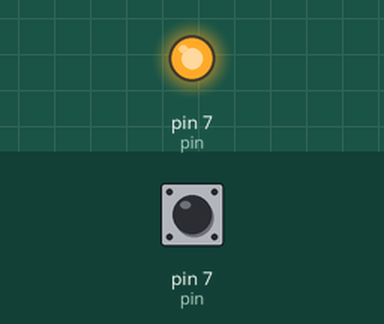
Simulated run of this sketch. Board: Arduino Uno, built with avr-gcc and run on an emulated ATmega328P. Parts: output pins drawn as LEDs (lit = HIGH). Inputs (shaded band) come from the test bench; at power-on: pin 7 (pin) HIGH. The ROS host is connected and sends only what is stated; what the sketch prints to the serial monitor is not drawn.

Above: at 1.2 s.
1.3 s: pin 7 (pin) driven LOW
3.1 s: pin 7 (pin) driven HIGH
5.1 s: pin 7 (pin) pulsed LOW 2 times (0.12 s each, 0.3 s apart)
7.2 s: pin 7 (pin) pulsed LOW 5 times (0.12 s each, 0.3 s apart)
13.2 s: pin 7 (pin) driven LOW
Timing chart, 0 to 16.2 s (numbered marks = the images above; inputs shaded):
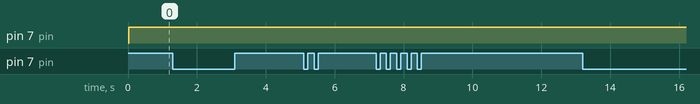

Measured:
- after the input at 1.3 s, every drawn part: stays the same
- after the input at 3.1 s, every drawn part: stays the same
- after the input at 5.1 s, every drawn part: stays the same
- after the input at 7.2 s, every drawn part: stays the same
- after the input at 13.2 s, every drawn part: stays the same

The sketch:

geom-twist-20abril.ino
```cpp
#include <ros.h>
//#include <std_msgs/String.h>
#include <geometry_msgs/Twist.h>
#include <Servo.h>
Servo myservo;

int fotoresistencia = 0;

int pin = 7;
int Te;
int H;
int L;
int pos;
uint8_t bits[5];  // buffer to receive data

#define TIMEOUT 10000

//Varibales globales para NodeHandle, mensajes utilizados y publicador.
ros::NodeHandle nh;
geometry_msgs::Twist vel;
ros::Publisher chatter("Sensores", &vel);

//Declaracion de la funcion callback.
 void motorServoVel(const geometry_msgs::Twist& vel) {
  ServoAngulo();
  //ServoAngulo(vel.angular.x);
 }

//Declaracion del suscriptor.
ros::Subscriber <geometry_msgs::Twist> sub("motorCPU", &motorServoVel);

void setup()
{
  Serial.begin(9600);
  //Necesario iniciar nodo y publicador aquí, así como suscribirse.
  nh.initNode();
  nh.advertise(chatter);
  nh.subscribe(sub);
}

void loop()
{
  //codigo de sensores
  Temperatura();
  vel.linear.x= bits[0]; //temperatura
  vel.linear.y= bits[2];
  vel.linear.z= bits[5];

  chatter.publish( &vel );
  nh.spinOnce(); //garantiza que se ejecute el suscriber
  delay(100);
}

void Temperatura(){
  uint8_t cnt = 7;
  uint8_t idx = 0;
  // EMPTY BUFFER
  for (int i=0; i< 5; i++) bits[i] = 0;

  // REQUEST SAMPLE
  pinMode(pin, OUTPUT);
  digitalWrite(pin, LOW);
  delay(20);
  digitalWrite(pin, HIGH);
  delayMicroseconds(40);
  pinMode(pin, INPUT);

  // GET ACKNOWLEDGE or TIMEOUT
  unsigned int loopCnt = TIMEOUT;
  while(digitalRead(pin) == LOW)
    if (loopCnt-- == 0)
      Serial.print("reini");

  loopCnt = TIMEOUT;
  while(digitalRead(pin) == HIGH)
    if (loopCnt-- == 0)
      Serial.print("reiniciar sens");

  for (int i=0; i<40; i++)
  {
    loopCnt = TIMEOUT;
    while(digitalRead(pin) == LOW)
      if (loopCnt-- == 0)
        Serial.print ("reiniciar sensor");

    unsigned long t = micros();
    loopCnt = TIMEOUT;

    while(digitalRead(pin) == HIGH)
      if (loopCnt-- == 0)
        Serial.print ("reiniciar");

    if ((micros() - t) > 40)
      bits[idx] |= (1 << cnt);
    if (cnt == 0)   // next byte?
    {
      cnt = 7;
      idx++;
    }
    else cnt--;
  }
}

void ServoAngulo() {
  Serial.print("hola");
}

//vel  x,y,z
//Angulx,y,z
```
